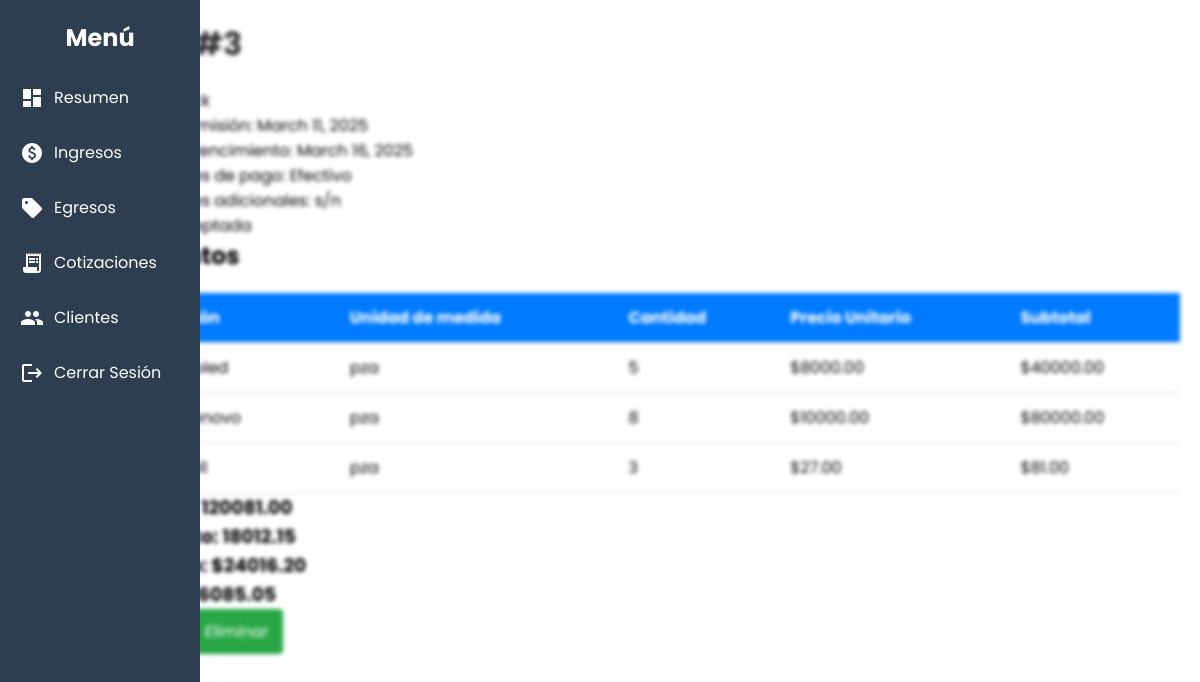
Screenshot of /cotizaciones/3/ (signed in) with the database file from the repository.
### cotizaciones/models.py (models this page shows, shortened)
class Cotizacion(models.Model):
    ESTADO_CHOICES = [
        ('pendiente', 'Pendiente'),
        ('aceptada', 'Aceptada'),
        ('rechazada', 'Rechazada'),
    ]
    usuario = models.ForeignKey(User, on_delete=models.CASCADE)
    cliente = models.ForeignKey(Cliente, on_delete=models.CASCADE)
    fecha_emision = models.DateField(auto_now_add=True)  # Fecha de emisión
    fecha_vencimiento = models.DateField(default=timezone.now)  # Fecha de vencimiento
    condiciones_pago = models.CharField(max_length=255, blank=True, null=True)  # Condiciones de pago
    estado = models.CharField(max_length=10, choices=ESTADO_CHOICES, default='pendiente')
    subtotal = models.DecimalField(max_digits=10, decimal_places=2, default=0)  # Subtotal
    impuestos = models.DecimalField(max_digits=10, decimal_places=2, default=0)  # Impuestos
    descuentos = models.DecimalField(max_digits=10, decimal_places=2, default=0)  # Descuentos
    total = models.DecimalField(max_digits=10, decimal_places=2, default=0)  # Total
    condiciones_adicionales = models.TextField(blank=True, null=True)  # Condiciones adicionales
    porcentaje_impuestos = models.DecimalField(max_digits=5, decimal_places=2, default=0)  # Porcentaje de impuestos
    porcentaje_descuentos = models.DecimalField(max_digits=5, decimal_places=2, default=0)  # Porcentaje de descuentos

class Cliente(models.Model):
    usuario = models.ForeignKey(User, on_delete=models.CASCADE, null=True, blank=True)
    nombre = models.CharField(max_length=255)
    direccion = models.TextField(blank=True, null=True)  # Nueva dirección del cliente
    telefono = models.CharField(max_length=15, blank=True, null=True)
    email = models.EmailField(unique=True)

class ItemCotizacion(models.Model):
    cotizacion = models.ForeignKey(Cotizacion, on_delete=models.CASCADE, related_name="items")
    descripcion = models.CharField(max_length=255)
    cantidad = models.PositiveIntegerField(default=1)
    unidad_medida = models.CharField(max_length=50, blank=True, null=True)  # Unidad de medida
    precio_unitario = models.DecimalField(max_digits=10, decimal_places=2)
    def subtotal(self):
        return self.cantidad * self.precio_unitario

### cotizaciones/views.py (the view)
# urls.py: path('<int:cotizacion_id>/', detalle_cotizacion, name='detalle_cotizacion'),
@login_required
def detalle_cotizacion(request, cotizacion_id):
    cotizacion = get_object_or_404(Cotizacion, id=cotizacion_id, usuario=request.user)
    return render(request, 'cotizaciones/detalle_cotizacion.html', {'cotizacion': cotizacion})

### cotizaciones/templates/cotizaciones/detalle_cotizacion.html (shortened to what this page needs)
{% extends 'finanzas/menu.html' %}
{% block content %}
    <h1>Folio #{{ cotizacion.id }}</h1>
    <p>Cliente: {{ cotizacion.cliente.nombre }}</p>
    <p>Fecha de Emisión: {{ cotizacion.fecha_emision }}</p>
    <p>Fecha de Vencimiento: {{ cotizacion.fecha_vencimiento }}</p>
    <p>Condiciones de pago: {{ cotizacion.condiciones_pago }}</p>
    <p>Condiciones adicionales: {{ cotizacion.condiciones_adicionales }}</p>
    <p>Estado: {{ cotizacion.estado }}</p>
    <h2>Elementos</h2>
    <table>
        <tr>
            <th>Descripción</th>
            <th>Unidad de medida</th>
            <th>Cantidad</th>
            <th>Precio Unitario</th>
            <th>Subtotal</th>
        </tr>
        {% for item in cotizacion.items.all %}
        <tr>
            <td>{{ item.descripcion }}</td>
            <td>{{ item.unidad_medida }}</td>
            <td>{{ item.cantidad }}</td>
            <td>${{ item.precio_unitario }}</td>
            <td>${{ item.subtotal }}</td>
        </tr>
        {% endfor %}
    </table>
    <h3>Subtotal: {{ cotizacion.subtotal }}</h3>
    <h3>Descuento: {{ cotizacion.descuentos }}</h3>
    <h3>Impuesto: ${{ cotizacion.impuestos }}</h3>
    <h3>Total: ${{ cotizacion.total }}</h3>
    <a href="{% url 'editar_cotizacion' cotizacion.id %}" class="btn">Editar</a>
    <a href="{% url 'eliminar_cotizacion' cotizacion.id %}" class="btn btn-danger">Eliminar</a>
{% endblock %}

### usuarios/static/css/menu.css (style rules this page uses)
* { margin: 0px; padding: 0px; box-sizing: border-box; }
:root { --border_btns: 8px; }
body { font-family: "Poppins", sans-serif; margin: 0; padding: 0; display: flex; }
table { width: 100%; border-collapse: collapse; margin-top: 20px; }
th, td { padding: 12px; text-align: left; border-bottom: 1px solid #ddd; }
th { background-color: #007bff; color: #fff; }
a.btn { display: inline-block; padding: 10px 15px; background-color: #28a745; color: #fff; text-decoration: none; border-radius: 4px; margin-bottom: 20px; }

### usuarios/static/css/resumen.css (style rules this page uses)
* { margin: 0px; padding: 0px; box-sizing: border-box; }
:root { --border_btns: 8px; --color_btns: rgb(70, 117, 222); --color_btns_hover: rgb(43, 91, 195); --color_menu: rgb(20, 20, 30); --color_tablero_top: rgb(255, 255, 255); --color_tablero_main: rgb(249, 249, 249); --color_cards: rgb(255, 255, 255); }
body { font-family: "Poppins", sans-serif; margin: 0; padding: 0; }
h1 { color: #333; margin-bottom: 20px; }

### rows the page displays
Cotizacion: id "3", cliente.nombre "Erick", fecha_emision "March 11, 2025", fecha_vencimiento "March 16, 2025", condiciones_pago "Efectivo", condiciones_adicionales "s/n", estado "aceptada", subtotal "120081.00", descuentos "18012.15", impuestos "24016.20", total "126085.05"
ItemCotizacion: descripcion "pantalla oled", unidad_medida "pza", cantidad "5", precio_unitario "8000.00", subtotal "40000.00"
ItemCotizacion: descripcion "teclado lenovo", unidad_medida "pza", cantidad "8", precio_unitario "10000.00", subtotal "80000.00"
ItemCotizacion: descripcion "laptop dell", unidad_medida "pza", cantidad "3", precio_unitario "27.00", subtotal "81.00"
